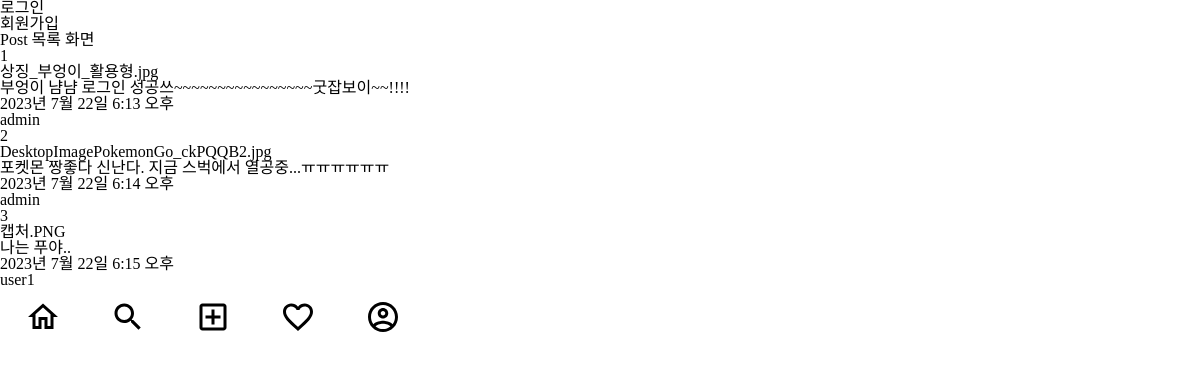
/cbv/, run on the app's committed database.
### posts/models.py (models this page shows)
class Post(models.Model):
    image = models.ImageField(verbose_name='이미지', null=True, blank=True)
    content = models.TextField(verbose_name='내용')
    created_at = models.DateTimeField(verbose_name='작성일', auto_now_add=True)
    view_count = models.IntegerField(verbose_name='조회수', default=0)
    writer = models.ForeignKey(to=User, on_delete=models.CASCADE, null=True, blank=True)

### users/models.py (models this page shows)
class User(AbstractUser):
    phone = models.CharField(verbose_name='전화번호', max_length=11)
    objects = UserManager()

### posts/views.py (the view)
# urls.py: path('cbv/', class_view.as_view()), # 클래스 형식
class class_view(ListView):
    model = Post
    odering = ['id']

### templates/posts/post_list.html (shortened to what this page needs)
{% extends 'base.html' %}
{% block content %}
<h1>Post 목록 화면</h1>
{% for post in post_list %}
<div>
    {{ post.id }}<br/>
    {{ post.image }}<br/>
    {{ post.content }}<br/>
    {{ post.created_at }}<br/>
    {{ post.writer }}<br/>
</div>
{% endfor %}
{% endblock%}

### static/css/index.css (style rules this page uses)
.container { display: flex; flex-direction: column; max-width: 425px; }
body { font-family: 'Noto Sans KR', sans-serif; margin: 0 auto 60px auto; }

### data on the page
Post: id "1", image "상징_부엉이_활용형.jpg", content "부엉이 냠냠 로그인 성공쓰~~~~~~~~~~~~~~~~굿잡보이~~!!!!", created_at "2023년 7월 22일 6:13 오후", writer "admin"
Post: id "2", image "DesktopImagePokemonGo_ckPQQB2.jpg", content "포켓몬 짱좋다 신난다. 지금 스벅에서 열공중...ㅠㅠㅠㅠㅠㅠ", created_at "2023년 7월 22일 6:14 오후", writer "admin"
Post: id "3", image "캡처.PNG", content "나는 푸야..", created_at "2023년 7월 22일 6:15 오후", writer "user1"
